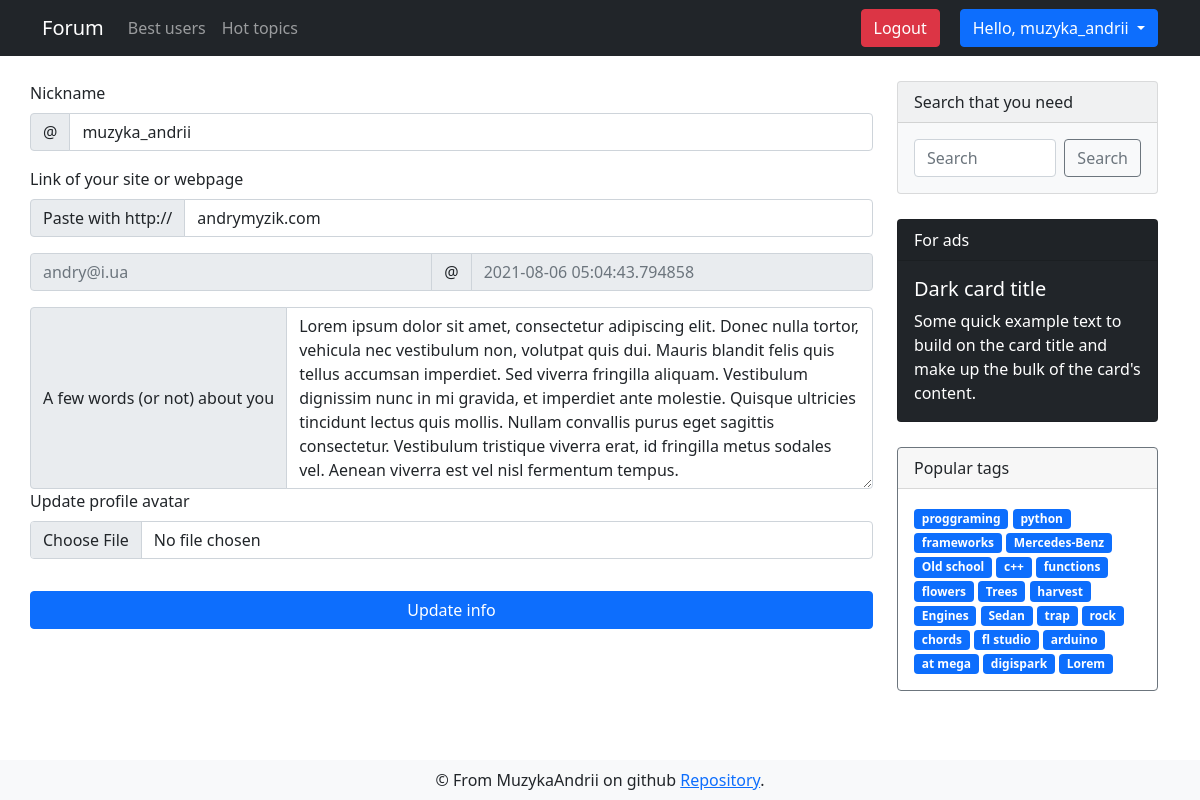
/user/settings (signed in), run on an earlier commit of the app's database.
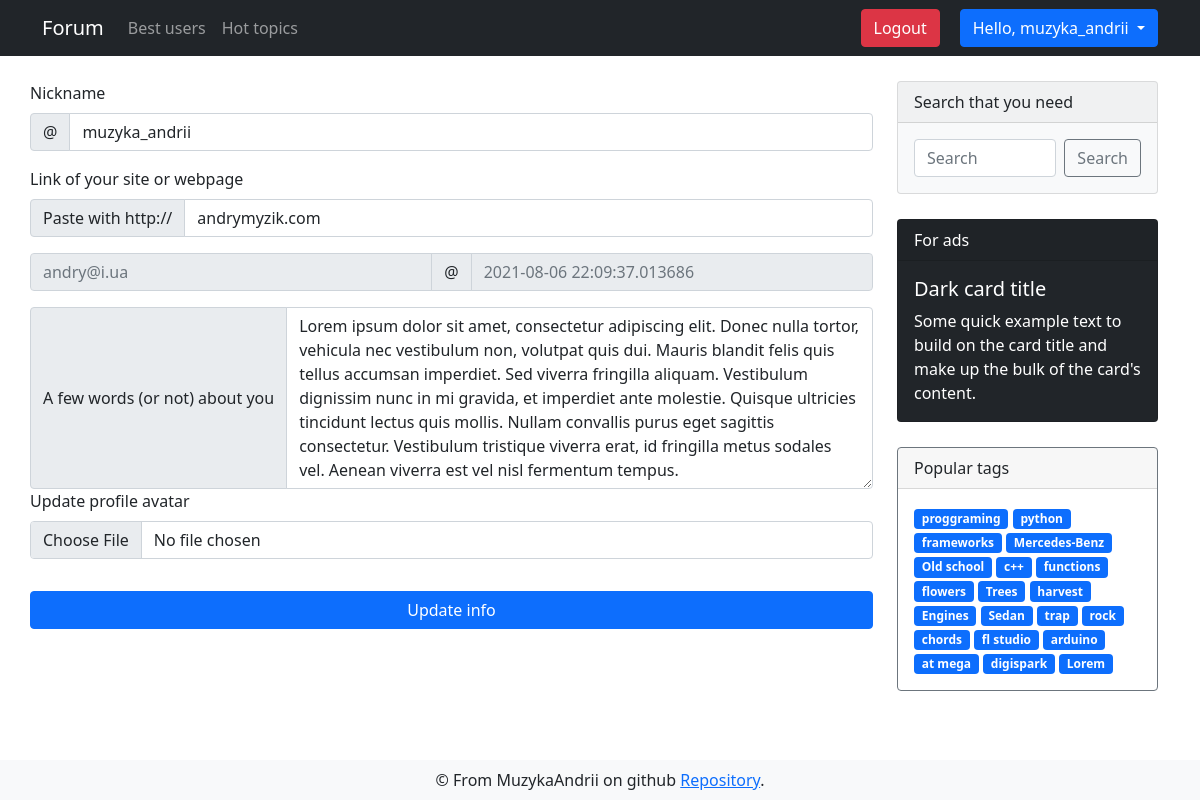
And on a later commit of the database.
### app/models.py (models this page shows, shortened)
class DbMixin(object):
    def save(self):
        db.session.add(self)
        db.session.commit()

class User(UserMixin, DbMixin, db.Model):
    id = db.Column(db.Integer, primary_key = True, autoincrement=True)
    nickname = db.Column(db.String(30), unique=True, nullable=False)
    email = db.Column(db.String(120), unique=True, nullable=False)
    email_confirmed = db.Column(db.Boolean, default=False)
    password = db.Column(db.String(70), nullable=False)
    about = db.Column(db.Text, default='Hi everyone!')
    website = db.Column(db.String(120))
    register_date = db.Column(db.DateTime, default=dt.utcnow)
    last_seen = db.Column(db.DateTime, default=dt.utcnow)
    is_banned = db.Column(db.Boolean, default=False)
    ban_reason = db.Column(db.String(255))
    created_discussions = db.relationship('Discussion', backref='creator', lazy='dynamic')
    created_comments = db.relationship('Comment', backref='creator', lazy='dynamic')
    avatars = db.relationship('Image', backref='owner', lazy='dynamic')
    edit_requests = db.relationship('Edit_request', backref='editor', lazy='dynamic')
    roles = db.relationship('Role', secondary=users_roles, backref=db.backref('users', lazy='select'))
    def update_last_seen(self):
        self.last_seen = dt.now()
        self.save()
    @cache.cached(timeout=3600)
    def has_role(self, role):
        user_id = self.query.with_entities(User.id)
        role = Role.query.with_entities(Role.id).join(users_roles).filter(users_roles.c.user_id==user_id, Role.name==role, Role.id==users_roles.c.role_id).first()
        return role

class Tag(DbMixin, db.Model):
    id = db.Column(db.Integer, primary_key = True, autoincrement=True)
    name = db.Column(db.String(50), unique=True, nullable=False)
    slug = db.Column(db.String(100), unique=True, nullable=False)
    section_id = db.Column(db.Integer, db.ForeignKey('section.id'), nullable=False)

### app/views.py (the view)
@app.route('/user/settings', methods=['GET'])
@login_required
def user_settings():
    form, email, last_seen = prepare_user_settings_form(current_user)
    return render_template('user/user_settings.html', tags=get_tags(), form=form, email=email, last_seen=last_seen)

### app/forms.py
class UpdateAccountForm(FlaskForm):
    nickname = StringField('Nickname', validators=[DataRequired(message='This area is required'), Length(min=3, max=30, message='Nickname must be bigger than 3 and less than 30 characers')])
    about = TextAreaField('A few words (or not) about you', validators=[DataRequired(message='This area is required'), Length(min=3, max=1000, message='About section must be less than 1000 characters and bigger than 3')])
    website = StringField('Link of your site or webpage')
    image = FileField('Update profile avatar', validators=[FileAllowed(['jpg', 'png'])])
    submit = SubmitField('Update info')

### app/controllers/user_controller.py (called while the page is built)
def prepare_user_settings_form(user: User) -> (FlaskForm, str, datetime):
    form = UpdateAccountForm()
    form.nickname.data = user.nickname
    form.website.data = user.website
    form.about.data = user.about
    email = user.email
    last_seen = user.last_seen
    return form, email, last_seen

### app/models.py (called while the page is built)
@login.user_loader
def user_loader(user_id):
    return User.query.get(int(user_id))

### app/views.py (called while the page is built)
@app.before_request
def update_last_seen():
    if current_user.is_authenticated:
        current_user.update_last_seen()

@cache.cached(timeout=60)
def is_current_user_banned():
    is_banned, reason = current_user.query.with_entities(User.is_banned, User.ban_reason).first()
    if is_banned:
        return reason
    else:
        return False

@app.before_request
def check_banned():
    if not current_user.is_authenticated:
        return
    result = is_current_user_banned()
    if result:
        logout_user()
        return render_template('alerts/banned.html', reason=result)

@cache.cached(timeout=600, key_prefix='tags')
def get_tags():
    return Tag.query.with_entities(Tag.slug, Tag.name).limit(25).all()

### app/templates/user/user_settings.html (shortened to what this page needs)
{% extends "layouts/base.html" %}
{% block content %}
<div class="container">
    <div class="row">
        <form enctype="multipart/form-data" method="POST" action="{{ url_for('update_user') }}" style="margin-top: 25px;"
            class="col-md-9 list-group list-group-numbered">
            {% from 'layouts/_render_form_errors.html' import render_form_errors %}
            <label for="site" class="form-label">{{ form.nickname.label }}</label>
            <div class="input-group mb-3">
                <span class="input-group-text" id="basic-addon1">@</span>
                <input name="{{ form.nickname.name }}" value='{{ form.nickname.data }}' id='site' type="text"
                    class="form-control" placeholder="Username" aria-label="Username" aria-describedby="basic-addon1">
            </div>
            <label for="basic-url" class="form-label">{{ form.website.label }}</label>
            <div class="input-group mb-3">
                <span class="input-group-text" id="basic-addon3">Paste with http://</span>
                <input name="{{ form.website.name }}" value="{{ form.website.data }}" type="text" class="form-control"
                    id="basic-url" aria-describedby="basic-addon3">
            </div>
            <div class="input-group mb-3">
                <input disabled type="text" class="form-control" placeholder="{{ email }}" aria-label="Username">
                <span class="input-group-text">@</span>
                <input disabled type="text" class="form-control" placeholder="{{ last_seen }}" aria-label="Server">
            </div>
            <div class="input-group">
                <span class="input-group-text">{{ form.about.label }}</span>
                <textarea name="{{ form.about.name }}" rows='7' class="form-control" value="{{ form.about.data }}"
                    aria-label="With textarea">{{ form.about.data }}</textarea>
            </div>
            <div class="mb-3">
                <label for="formFile" class="form-label">{{ form.image.label }}</label>
                {{ form.image(class="form-control") }}
            </div>
            {{ form.submit(class="btn btn-primary input-group mt-3") }}
        </form>
        {% include 'layouts/sidebar.html' %}
    </div>
</div>
{% endblock %}

### app/templates/layouts/base.html (shortened to what this page needs)
<!doctype html>
<html>
<head>
  {% block head %}
  <link href="https://cdn.jsdelivr.net/npm/bootstrap@5.0.0/dist/css/bootstrap.min.css" rel="stylesheet"
>
  <link rel="stylesheet" type="text/css" href="{{ url_for('static',filename='css/style.css') }}">
  {% endblock %}
</head>
<body>
  <nav class="navbar navbar-expand-lg navbar-dark bg-dark">
    <div class="container">
      <a class="navbar-brand" href="{{ url_for('index') }}">Forum</a>
      <div class="collapse navbar-collapse" id="navbarSupportedContent">
        <ul class="navbar-nav me-auto mb-2 mb-lg-0">
          <li class="nav-item">
            <a class="nav-link" aria-current="page" href="{{url_for('list_users')}}">Best users</a>
          </li>
          <li class="nav-item">
            <a class="nav-link" href="{{ url_for('hot_topics') }}">Hot topics</a>
          </li>
        </ul>
        <form class="d-flex">
          {% if current_user.is_anonymous %}
          <a href="{{ url_for('auth.register') }}" type="button" class="btn login-btn btn-secondary">Register</a>
          <a href="{{ url_for('auth.login') }}" type="button" class="btn btn-secondary">Log in</a>
          {% else %}
          <a style="margin-right: 20px;" href="{{ url_for('auth.logout') }}" type="button"
            class="btn btn-danger">Logout</a>
          <div class="dropdown">
            <button class="btn btn-primary dropdown-toggle" type="button" id="dropdownMenuButton1" data-bs-toggle="dropdown" aria-expanded="false">
              Hello, {{ current_user.nickname }}
            </button>
          </div>
          {% endif %}
        </form>
      </div>
    </div>
  </nav>
  {% block content %}
  {% endblock %}
  {% block footer %}
  <footer class="navbar fixed-bottom navbar-light bg-light">
    <div class="container" style="justify-content: space-around;">
      <div class="footer-content">
        &copy; From MuzykaAndrii on github
        <a href="https://github.com/MuzykaAndrii/modern-flask-forum">Repository</a>.</div>
    </div>
  </footer>
  {% endblock %}
</body>
</html>

### app/templates/layouts/sidebar.html
<div class="sidebar col-md-3">
    <div class="card text-dark bg-light mb-3" style="max-width: 18rem;">
        <div class="card-header">Search that you need</div>
        <form method="GET" action="{{ url_for('search') }}" class="card-body d-flex">
            <input name="search_query" value="{{ request.args.get('search_query', '') }}" class="form-control me-2" type="text" placeholder="Search" aria-label="Search">
            <button class="btn btn-outline-secondary" type="submit">Search</button>
        </form>
    </div>
    <div class="card text-white bg-dark mb-3" style="max-width: 18rem;">
        <div class="card-header">For ads</div>
        <div class="card-body">
            <h5 class="card-title">Dark card title</h5>
            <p class="card-text">Some quick example text to build on the card title and make up the bulk of the
                card's content.</p>
        </div>
    </div>
    <div class="card border-secondary mb-3" style="max-width: 18rem;">
        <div class="card-header">Popular tags</div>
        <div class="card-body text-secondary">
            {% for tag in tags %}
            <a href="{{ url_for('tags_discussions', tag_slug=tag[0]) }}" class="tag badge bg-primary">{{ tag[1] }}</a>
            {% endfor %}
        </div>
    </div>
</div>

### app/static/css/style.css (style rules this page uses)
.card { margin: 25px 0; }
.tag { text-decoration: none; }

What changed in the data, as far as the page shows it:
changed User "muzyka_andrii": last_seen "2021-08-06 05:04:43.794858" → "2021-08-06 22:09:37.013686"
